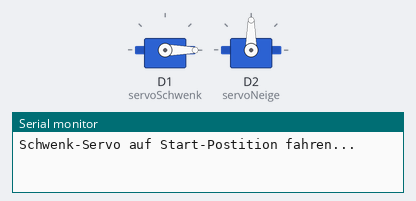
Bench run of a sketch on a simulated ESP8266 (NodeMCU). Shown: 2 × servo, the last lines printed to the serial monitor.

Above: at 0.1 s.
At 2.65 s:
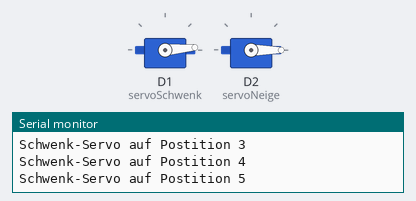
At 21.2 s:
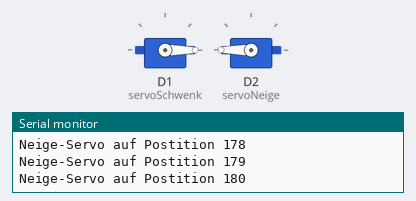
At 35.3 s:
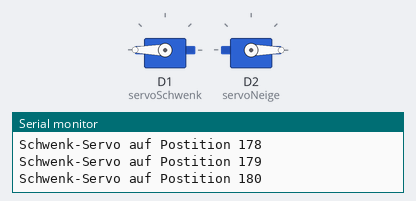
Timing chart, 0 to 40.0 s (numbered marks = the images above):
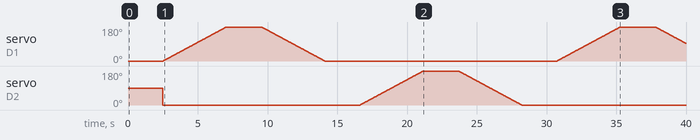

The sketch:

servos.ino
```cpp
#include <Servo.h>  //Bibliothek zum ansteuern von Servo

Servo servoSchwenk;
Servo servoNeige;
//Pause zwischen den Schritten.
const int waitTime = 25;

void setup() {
  Serial.begin(115200);
  //Servomotor "Schwenk-Funktion (unten)" an digitalen Pin 9
  servoSchwenk.attach(D1);
  //Servomotor "Neige-Funktion (oben)" an digitalen Pin 10
  servoNeige.attach(D2);

  Serial.println("Schwenk-Servo auf Start-Postition fahren...");
  servoSchwenk.write(0);
  delay(2500);
  Serial.println("Neige-Servo auf Start-Postition fahren...");
  servoNeige.write(0);
}
void loop() {
    for(int position = 0; position <= 180; position++) {
      servoSchwenk.write(position);
      Serial.print("Schwenk-Servo auf Postition ");
      Serial.println(position);
      delay(waitTime); //Pause
   }
   delay(2500);
   for(int position = 180; position >= 0; position--) {
      servoSchwenk.write(position);
      Serial.print("Schwenk-Servo auf Postition ");
      Serial.println(position);
      delay(waitTime); //Pause
   }
   delay(2500);
      for(int position = 0; position <= 180; position++) {
      servoNeige.write(position);
      Serial.print("Neige-Servo auf Postition ");
      Serial.println(position);
      delay(waitTime); //Pause
   }
   delay(2500);
   for(int position = 180; position >= 0; position--) {
      servoNeige.write(position);
      Serial.print("Neige-Servo auf Postition ");
      Serial.println(position);
      delay(waitTime); //Pause
   }
   delay(2500);
}
```
